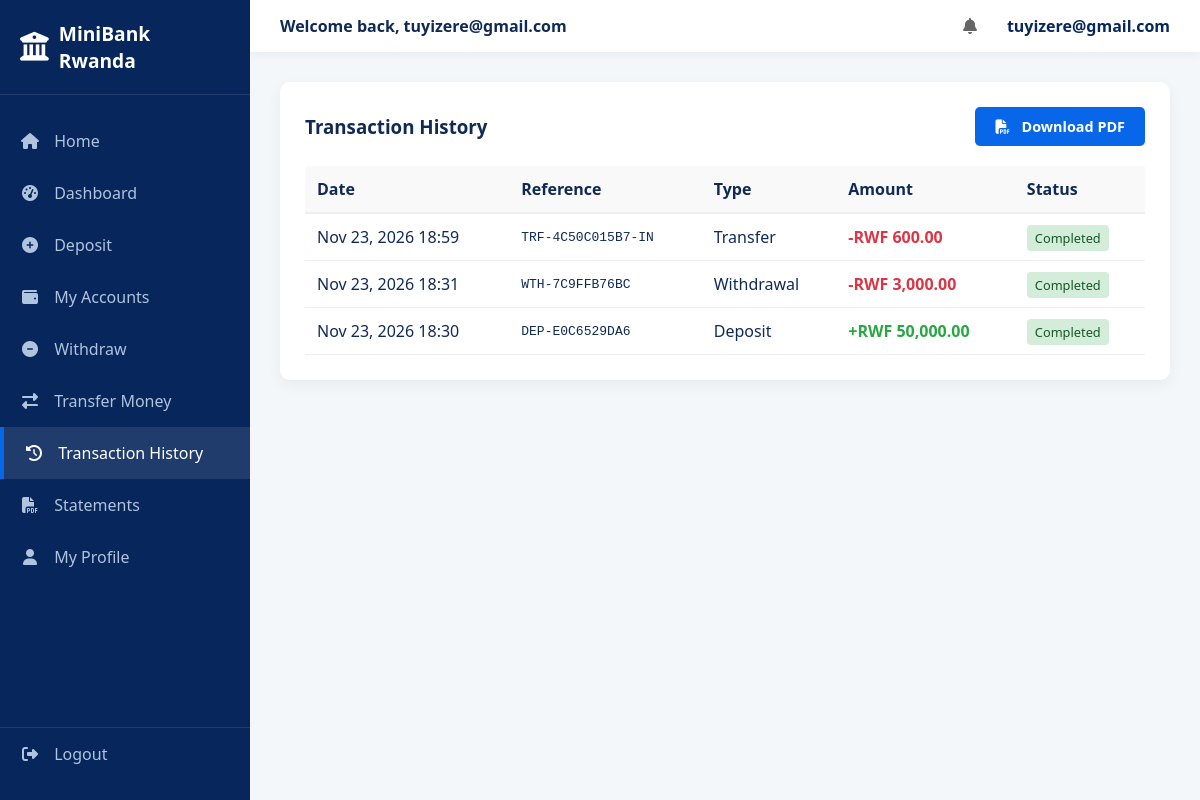
Page /public/customer/history.php (signed in) on the committed database.
### tables this page shows
CREATE TABLE `transactions` (
  `id` int(11) NOT NULL AUTO_INCREMENT,
  `reference` varchar(50) NOT NULL,
  `account_id` int(11) NOT NULL,
  `related_account_id` int(11) DEFAULT NULL,
  `transaction_type` enum('deposit','withdrawal','transfer','reversal') NOT NULL,
  `amount` decimal(18,2) NOT NULL,
  `description` varchar(255) DEFAULT NULL,
  `status` enum('pending','completed','failed') DEFAULT 'completed',
  `created_at` timestamp NOT NULL DEFAULT current_timestamp(),
  PRIMARY KEY (`id`),
  UNIQUE KEY `reference` (`reference`),
  KEY `account_id` (`account_id`),
  KEY `related_account_id` (`related_account_id`),
  CONSTRAINT `transactions_ibfk_1` FOREIGN KEY (`account_id`) REFERENCES `accounts` (`id`) ON DELETE CASCADE,
  CONSTRAINT `transactions_ibfk_2` FOREIGN KEY (`related_account_id`) REFERENCES `accounts` (`id`) ON DELETE SET NULL
);

### app/Helpers/functions.php (called while the page is built, shortened)
<?php
function formatRWF($amount) {
    return 'RWF ' . number_format((float)$amount, 2);
}
?>

### public/customer/history.php (the view, shortened to what this page needs)
<?php
require_once '../../app/Views/layouts/header.php';
require_once '../../app/Config/config.php';
$db = Database::getInstance();
$stmt = $db->prepare("
    SELECT t.*, a.account_number
    FROM transactions t
    JOIN accounts a ON t.account_id = a.id
    JOIN customers c ON a.customer_id = c.id
    WHERE c.user_id = ?
    ORDER BY t.created_at DESC
");
$stmt->execute([$user['id']]);
$transactions = $stmt->fetchAll();
?>
<div class="card">
    <div class="flex-between">
        <h3>Transaction History</h3>
        <a href="statement.php" class="btn btn-primary" style="font-size: 0.9rem;"><i class="fas fa-file-pdf"></i> Download PDF</a>
    </div>
    <table style="width: 100%; margin-top: 20px; border-collapse: collapse;">
        <thead>
            <tr style="text-align: left; border-bottom: 2px solid #eee; background: #f9f9f9;">
                <th style="padding: 12px;">Date</th>
                <th style="padding: 12px;">Reference</th>
                <th style="padding: 12px;">Type</th>
                <th style="padding: 12px;">Amount</th>
                <th style="padding: 12px;">Status</th>
            </tr>
        </thead>
        <tbody>
            <?php if(empty($transactions)): ?>
                <tr><td colspan="5" style="text-align: center; padding: 20px;">No transactions found.</td></tr>
            <?php else: ?>
                <?php foreach($transactions as $tx): ?>
                <tr style="border-bottom: 1px solid #eee;">
                    <td style="padding: 12px;"><?= date('M d, Y H:i', strtotime($tx['created_at'])) ?></td>
                    <td style="padding: 12px; font-family: monospace;"><?= $tx['reference'] ?></td>
                    <td style="padding: 12px; text-transform: capitalize;"><?= $tx['transaction_type'] ?></td>
                    <td style="padding: 12px; font-weight: bold; color: <?= in_array($tx['transaction_type'], ['deposit']) ? '#28a745' : '#dc3545' ?>;">
                        <?= in_array($tx['transaction_type'], ['deposit']) ? '+' : '-' ?><?= formatRWF($tx['amount']) ?>
                    </td>
                    <td style="padding: 12px;">
                        <span style="background: <?= $tx['status'] == 'completed' ? '#d4edda' : '#f8d7da' ?>; color: <?= $tx['status'] == 'completed' ? '#155724' : '#721c24' ?>; padding: 4px 8px; border-radius: 4px; font-size: 0.8rem;">
                            <?= ucfirst($tx['status']) ?>
                        </span>
                    </td>
                </tr>
                <?php endforeach; ?>
            <?php endif; ?>
        </tbody>
    </table>
</div>
<?php require_once '../../app/Views/layouts/footer.php'; ?>

### public/assets/css/style.css (style rules this page uses)
:root { --primary-navy: #06265C; --primary-blue: #0866E8; --light-blue: #EAF3FF; --white: #FFFFFF; --text-dark: #102A56; --success: #28a745; --danger: #dc3545; --font-family: 'Segoe UI', Tahoma, Geneva, Verdana, sans-serif; }
* { margin: 0; padding: 0; box-sizing: border-box; font-family: var(--font-family); }
body { background-color: #f4f7f6; color: var(--text-dark); }
a { text-decoration: none; color: inherit; }
.flex-between { display: flex; justify-content: space-between; align-items: center; }
.btn { padding: 10px 20px; border-radius: 5px; font-weight: 600; cursor: pointer; display: inline-block; transition: 0.3s; border: none; }
.btn-primary { background: var(--primary-blue); color: var(--white); }
.btn i { margin-right: 8px; }
.dashboard-body { display: flex; height: 100vh; background: #f4f7f9; }
.card { background: var(--white); padding: 25px; border-radius: 10px; box-shadow: 0 5px 15px rgba(0,0,0,0.05); }

### rows in the picture
transactions: created_at "Nov 23, 2026 18:59", reference "TRF-4C50C015B7-IN", transaction_type "Transfer", amount "RWF 600.00", status "Completed"
transactions: created_at "Nov 23, 2026 18:31", reference "WTH-7C9FFB76BC", transaction_type "Withdrawal", amount "RWF 3,000.00", status "Completed"
transactions: created_at "Nov 23, 2026 18:30", reference "DEP-E0C6529DA6", transaction_type "Deposit", amount "RWF 50,000.00", status "Completed"

### other values in the picture
$settings['site_name'] "MiniBank Rwanda"
$user['email'] "tuyizere@gmail.com"
